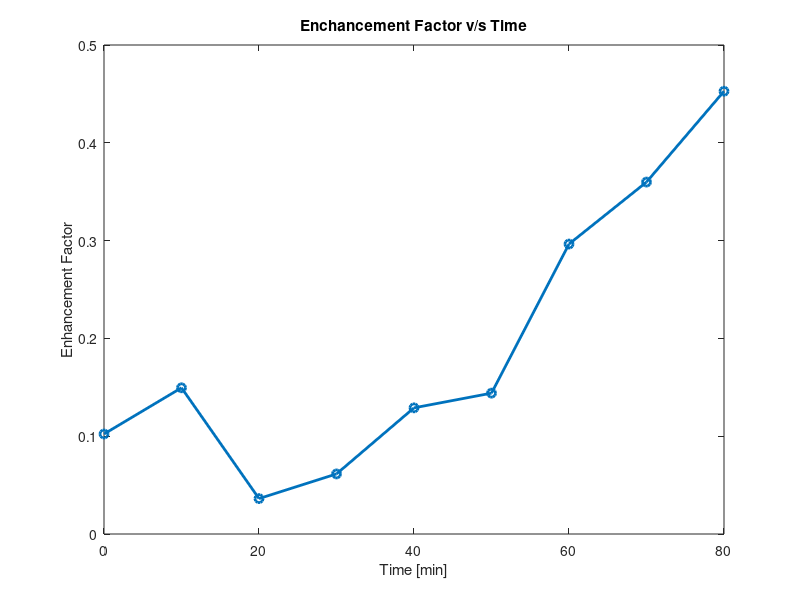

MATLAB code for this plot: (Note: this script raises an error after producing the figure.)
%% 
% 

clear
clc
% defining general variables
V_ac = 210; %in ml, acetic acid
V_but = 340; %in ml, butanol
rho_ac = 1.05; %in g/ml
rho_but = 0.81; %in g/ml
M_ac = 60; % Molar mass
M_but = 74;
n_ac = (V_ac*rho_ac)/M_ac; % no. of moles
n_but = (V_but*rho_but)/M_but;
t = (0:10:80);

%For reactor 1:
T_r1 = [100, 100.2, 104, 113.5, 120.1, 123.4, 123.9, 124.2, 124.7];
V_naoh_r1 = [9.1, 8,7.4, 6.3, 5.0, 4.3, 2.2, 1.2, 0.5]; %in ml
n_acid_r1 = 1*V_naoh_r1/1000; %mol of acid in sample neutralised by 1N NaOH
V_sample = 2; %volume of sample in ml
conc_acid_r1 = n_acid_r1*1000/V_sample;
cum_sample = (2:2:18);
water_lost = [0,16.5,15,16,11.5,9.5,5,2.0,1.3] ;%
cum_water_rem_r1 = zeros(1,length(water_lost));
for i=2:9
    cum_water_rem_r1(i) = water_lost(i)+cum_water_rem_r1(i-1);
end
vol_in_r1 = 550-cum_sample-cum_water_rem_r1;
n_acid_reacted_r1 = (vol_in_r1.*conc_acid_r1)/1000;
X1 = (n_ac-n_acid_reacted_r1)/(n_ac)

V_W_naoh = [0,9,7.1,6.1,5.1,4.1,4.4,2.4,1.5];
V_W = 5 % ml
acid_lost = ((1.*V_W_naoh)) % in millimoles
total_acid_lost=sum(acid_lost)

%For reactor 2:
T_r2 = [98.7, 97.4, 97, 96.9, 96.4, 96.5, 96.5, 96.6, 96.5];
V_naoh_r2 = [9.5, 8.5, 7.2, 6.2, 5.5, 5, 4.6, 4.4, 4.6];
n_acid_r2 = 1*V_naoh_r2/1000;
conc_acid_r2 = n_acid_r2*1000/V_sample;
V_in_r2 = 550-cum_sample;
n_acid_reacted_r2 = (V_in_r2.*conc_acid_r2)/1000;
X2 = (n_ac-n_acid_reacted_r2)/n_ac;

%Enhancement factor:
E = (X1-X2)./X2;

% error analysis


%Plots
plot(t, T_r1,'-o', 'LineWidth', 2)
title('Temperatre of Reactor 1 with time')
ylabel('Reactor Temperature [degC]')
xlabel('Time [min]')

plot(t, T_r2, '-o','LineWidth', 2)
title('Temperatre of Reactor 2 with time')
ylabel('Reactor Temperature [degC]')
xlabel('Time [min]')

plot(t, T_r1, 'LineWidth', 2)
hold on
plot(t, T_r2, 'LineWidth', 2)
title('Reactor Temperatures [degC] v/s Time (min)')
ylabel('Reactor Temperature [degC]')
xlabel('Time [min]')
legend('Reactor 1', 'Reactor 2', 'Location','best')
hold off

plot(t, cum_water_rem_r1, '-x','LineWidth',2)
xlabel('Time [min]')
ylabel('Cumulative Water Removed [mL]')
title('Cumulative water Removed in Reactor v/s Time')


plot(t,X1,'-x','LineWidth',2)
hold on
plot(t,X2,'-x','LineWidth',2)
xlabel('Time [min]')
ylabel('Conversion')
title('Conversion v/s Time')
legend('Reactor 1', 'Reactor 2', 'Location','best')
%ylim([0 1])
hold off

plot(t, E,'-o','LineWidth',2)
hold on
xlabel('Time [min]')
ylabel('Enhancement Factor')
title('Enchancement Factor v/s Time')
hold off



% for Reactor 1

%% 
% Writing to Excel

filename='MT_302.xlsx';
T=table(t',T_r1',water_lost',V_naoh_r1',vol_in_r1',X1');
T.Properties.VariableNames = {'Time','Temperature','Water Lost','NaOH required','Volume remaining','Conversion (X1)'}

writetable(T,filename,'Sheet','reactor 1')

T1=table(t',T_r2',V_naoh_r2',X2');
T1.Properties.VariableNames = {'Time','Temperature','NaOH required','Conversion (X2)'}

writetable(T1,filename,'Sheet','reactor 2')

results = table(t',X1',X2',E');
results.Properties.VariableNames={'Time','Conversion (X1)', 'Conversion (X2)', 'Enhancement Factor'}
writetable(results,filename,'sheet','Results')

%% 
%